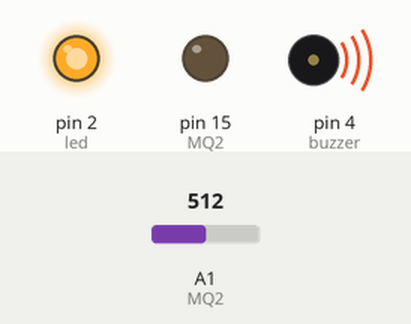
Recording of a sketch running on a simulated Arduino Uno, built with avr-gcc and run on an emulated ATmega328P. On the bench: output pins drawn as LEDs (lit = HIGH), buzzer (waves = sounding, pin HIGH). Inputs (shaded band) come from the test bench; at power-on: A1 (MQ2) = 512. What the sketch prints to the serial monitor is not drawn.

Above: at 1.2 s.
1.3 s: A1 (MQ2) set to 107
4.3 s: A1 (MQ2) set to 91
Timing chart, 0 to 7.3 s (numbered marks = the images above; inputs shaded):
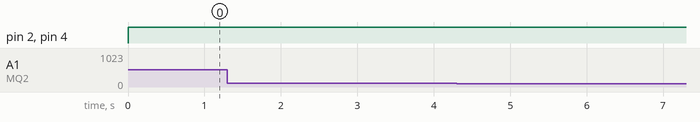

Measured:
- after the input at 1.3 s, every drawn part: stays the same
- after the input at 4.3 s, every drawn part: stays the same

The sketch:

MQ2.ino
```cpp
int led = 2;
int buzzer=4;
int MQ2 = 15;
int sensorthreshold = 4000;

void setup() {
  pinMode(led, OUTPUT);
  pinMode(buzzer,OUTPUT);
  pinMode(MQ2, OUTPUT);
  Serial.begin(300);
 }

 void loop() {
  int analogSensor = analogRead(MQ2);
  Serial.print("pin MQ2:  ");
  Serial.println(analogSensor);
  if(analogSensor > sensorthreshold ){
    digitalWrite(led, HIGH);
    digitalWrite(buzzer, HIGH);
    }
   else{
    digitalWrite(led, HIGH);
    digitalWrite(buzzer, HIGH);

    }
  delay(300);
  }
```
